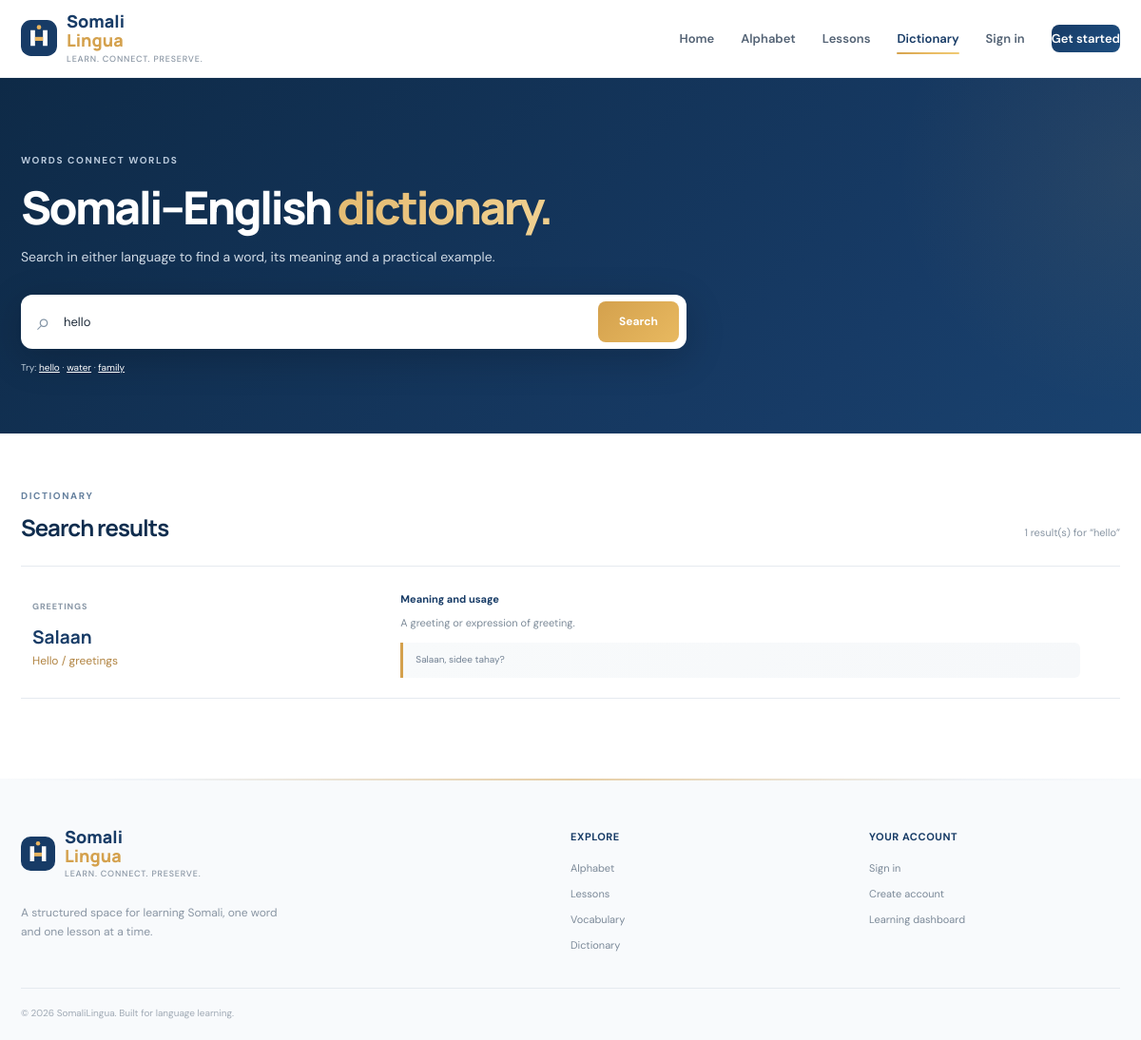
Screenshot of /SOMAliLingua/pages/dictionary.php?q=hello with the database file from the repository.
### tables this page shows
CREATE TABLE vocabulary (
  id INT UNSIGNED AUTO_INCREMENT PRIMARY KEY,
  somali VARCHAR(150) NOT NULL,
  english VARCHAR(180) NOT NULL,
  definition TEXT,
  example_sentence VARCHAR(500) DEFAULT NULL,
  category VARCHAR(80) NOT NULL DEFAULT 'General',
  audio_path VARCHAR(255) DEFAULT NULL,
  created_at TIMESTAMP NOT NULL DEFAULT CURRENT_TIMESTAMP,
  INDEX idx_vocabulary_somali (somali),
  INDEX idx_vocabulary_english (english)
);

### SOMAliLingua/includes/functions.php (called while the page is built, shortened)
<?php
function e(?string $value): string { return htmlspecialchars((string)$value, ENT_QUOTES | ENT_SUBSTITUTE, 'UTF-8'); }

### SOMAliLingua/pages/dictionary.php (the view)
<?php
require_once __DIR__.'/../includes/functions.php';$q=trim($_GET['q']??'');$results=[];if($q!==''){$stmt=$pdo->prepare('SELECT * FROM vocabulary WHERE somali LIKE ? OR english LIKE ? OR definition LIKE ? ORDER BY CASE WHEN somali=? OR english=? THEN 0 ELSE 1 END, somali LIMIT 60');$like='%'.$q.'%';$stmt->execute([$like,$like,$like,$q,$q]);$results=$stmt->fetchAll();}
$page_title='Somali–English dictionary';$active_page='dictionary';require __DIR__.'/../includes/header.php';
?>
<section class="dictionary-hero"><div class="container"><span class="eyebrow eyebrow-light">WORDS CONNECT WORLDS</span><h1>Somali–English <em>dictionary.</em></h1><p>Search in either language to find a word, its meaning and a practical example.</p><form class="dictionary-search" method="get"><span>⌕</span><input type="search" name="q" value="<?= e($q) ?>" placeholder="Search a Somali or English word…" aria-label="Search dictionary"><button type="submit">Search</button></form><div class="search-hints">Try: <a href="?q=hello">hello</a> · <a href="?q=water">water</a> · <a href="?q=family">family</a></div></div></section><section class="container content-section dictionary-results"><div class="filter-row"><div><span class="eyebrow">DICTIONARY</span><h2><?= $q!==''?'Search results':'Find the right word' ?></h2></div><?php if($q!==''): ?><span class="small-muted"><?= count($results) ?> result(s) for “<?= e($q) ?>”</span><?php endif; ?></div><?php if($q===''): ?><div class="dictionary-empty"><div class="dictionary-big-icon">⌕</div><h3>What would you like to say?</h3><p>Enter a Somali or English word above to find its translation.</p></div><?php elseif($results): ?><div class="dictionary-list"><?php foreach($results as $word): ?><article class="dictionary-entry"><div class="dictionary-word"><span class="category-label"><?= e($word['category']) ?></span><h3><?= e($word['somali']) ?></h3><p><?= e($word['english']) ?></p></div><div class="dictionary-definition"><strong>Meaning and usage</strong><p><?= e($word['definition'] ?: 'Translation available.') ?></p><?php if($word['example_sentence']): ?><span class="example-line"><?= e($word['example_sentence']) ?></span><?php endif; ?></div><div><?php if($word['audio_path']): ?><button class="icon-button" type="button" data-audio="<?= url($word['audio_path']) ?>" aria-label="Play pronunciation">▶</button><?php endif; ?></div></article><?php endforeach; ?></div><?php else: ?><div class="empty-state">No matching words found. Try another spelling or a shorter search.</div><?php endif; ?></section>
<?php require __DIR__.'/../includes/footer.php'; ?>

### rows the page displays
vocabulary: category "GREETINGS", somali "Salaan", english "Hello / greetings", definition "A greeting or expression of greeting.", example_sentence "Salaan, sidee tahay?"

### other values shown
count($results) "1"
$q "hello"
